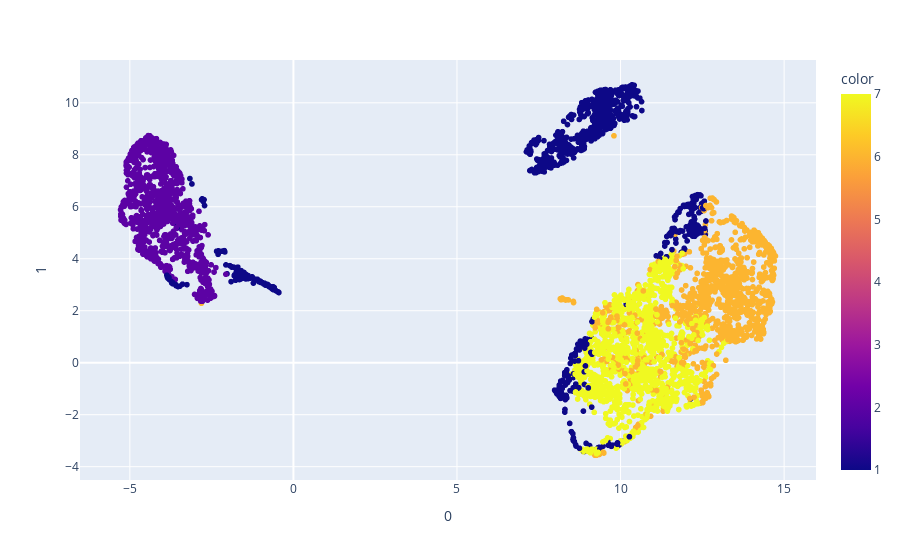

The notebook cell this image was saved under:
### Code cell
fig_2d.show()

### Figure 1 — Plotly figure (JSON) as saved in the notebook; plotly's stock layout.template omitted (floating-point values rounded to 4 significant figures; data arrays with more than 128 entries replaced by an {"elided": "..."} marker saying what was removed)
{"data": [{"hovertemplate": "0=%{x}<br>1=%{y}<br>color=%{marker.color}<extra></extra>", "legendgroup": "", "marker": {"color": {"elided": "4340 int values"}, "coloraxis": "coloraxis", "symbol": "circle"}, "mode": "markers", "name": "", "showlegend": false, "type": "scattergl", "x": {"elided": "4340 float values"}, "xaxis": "x", "y": {"elided": "4340 float values"}, "yaxis": "y"}], "layout": {"coloraxis": {"colorbar": {"title": {"text": "color"}}, "colorscale": [[0, "#0d0887"], [0.1111, "#46039f"], [0.2222, "#7201a8"], [0.3333, "#9c179e"], [0.4444, "#bd3786"], [0.5556, "#d8576b"], [0.6667, "#ed7953"], [0.7778, "#fb9f3a"], [0.8889, "#fdca26"], [1, "#f0f921"]]}, "legend": {"tracegroupgap": 0}, "margin": {"t": 60}, "xaxis": {"anchor": "y", "domain": [0, 1], "title": {"text": "0"}}, "yaxis": {"anchor": "x", "domain": [0, 1], "title": {"text": "1"}}}}
